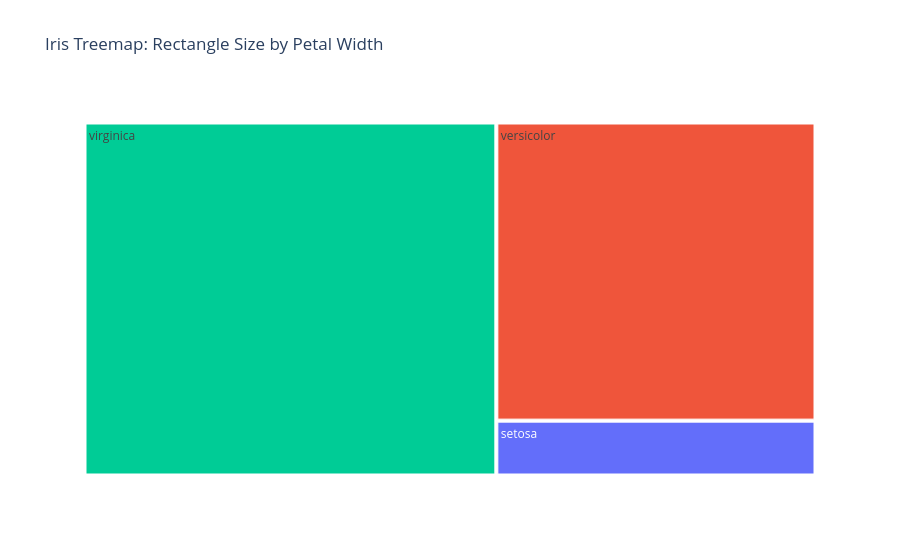

Notebook code cell kept with this figure:
### Markdown cell above
# Section 4: Part of a Whole

### Code cell
# FIRST - pip install plotly

import plotly.express as px
# Load the iris dataset
df = px.data.iris()

# Create a treemap sized by petal_width
# 'path' creates the hierarchy: Species -> Individual Sample ID
fig = px.treemap(df, 
                 path=['species'], 
                 values='petal_width',
                 color='species',
                 title="Iris Treemap: Rectangle Size by Petal Width")

fig.show()

### Figure 1 — Plotly figure (JSON) as saved in the notebook; plotly's stock layout.template omitted (floating-point values rounded to 4 significant figures)
{"data": [{"branchvalues": "total", "customdata": [["setosa"], ["versicolor"], ["virginica"]], "domain": {"x": [0, 1], "y": [0, 1]}, "hovertemplate": "labels=%{label}<br>petal_width=%{value}<br>parent=%{parent}<br>id=%{id}<br>species=%{customdata[0]}<extra></extra>", "ids": ["setosa", "versicolor", "virginica"], "labels": ["setosa", "versicolor", "virginica"], "marker": {"colors": ["#636efa", "#EF553B", "#00cc96"]}, "name": "", "parents": ["", "", ""], "type": "treemap", "values": [12.2, 66.3, 101.3]}], "layout": {"legend": {"tracegroupgap": 0}, "title": {"text": "Iris Treemap: Rectangle Size by Petal Width"}}}
